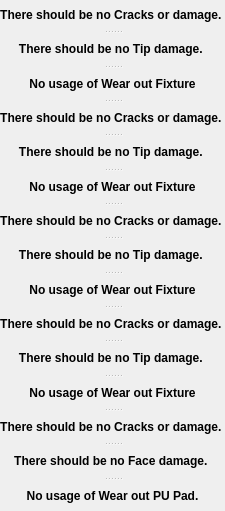
  <widget class="QSplitter" name="splitter_5">
   <property name="geometry">
    <rect>
     <x>840</x>
     <y>220</y>
     <width>218</width>
     <height>511</height>
    </rect>
   </property>
   <property name="orientation">
    <enum>Qt::Vertical</enum>
   </property>
   <widget class="QLabel" name="label_39">
    <property name="text">
     <string>&lt;html&gt;&lt;head/&gt;&lt;body&gt;&lt;p align=&quot;center&quot;&gt;&lt;span style=&quot; font-weight:600;&quot;&gt;There should be no Cracks or damage. &lt;/span&gt;&lt;/p&gt;&lt;/body&gt;&lt;/html&gt;</string>
    </property>
   </widget>
   <widget class="QLabel" name="label_41">
    <property name="text">
     <string>&lt;html&gt;&lt;head/&gt;&lt;body&gt;&lt;p align=&quot;center&quot;&gt;&lt;span style=&quot; font-weight:600;&quot;&gt;There should be no Tip damage. &lt;/span&gt;&lt;/p&gt;&lt;/body&gt;&lt;/html&gt;</string>
    </property>
   </widget>
   <widget class="QLabel" name="label_43">
    <property name="text">
     <string>&lt;html&gt;&lt;head/&gt;&lt;body&gt;&lt;p align=&quot;center&quot;&gt;&lt;span style=&quot; font-weight:600;&quot;&gt;No usage of Wear out Fixture&lt;/span&gt;&lt;/p&gt;&lt;/body&gt;&lt;/html&gt;</string>
    </property>
   </widget>
   <widget class="QLabel" name="label_47">
    <property name="text">
     <string>&lt;html&gt;&lt;head/&gt;&lt;body&gt;&lt;p align=&quot;center&quot;&gt;&lt;span style=&quot; font-weight:600;&quot;&gt;There should be no Cracks or damage. &lt;/span&gt;&lt;/p&gt;&lt;/body&gt;&lt;/html&gt;</string>
    </property>
   </widget>
   <widget class="QLabel" name="label_48">
    <property name="text">
     <string>&lt;html&gt;&lt;head/&gt;&lt;body&gt;&lt;p align=&quot;center&quot;&gt;&lt;span style=&quot; font-weight:600;&quot;&gt;There should be no Tip damage. &lt;/span&gt;&lt;/p&gt;&lt;/body&gt;&lt;/html&gt;</string>
    </property>
   </widget>
   <widget class="QLabel" name="label_46">
    <property name="text">
     <string>&lt;html&gt;&lt;head/&gt;&lt;body&gt;&lt;p align=&quot;center&quot;&gt;&lt;span style=&quot; font-weight:600;&quot;&gt;No usage of Wear out Fixture&lt;/span&gt;&lt;/p&gt;&lt;/body&gt;&lt;/html&gt;</string>
    </property>
   </widget>
   <widget class="QLabel" name="label_50">
    <property name="text">
     <string>&lt;html&gt;&lt;head/&gt;&lt;body&gt;&lt;p align=&quot;center&quot;&gt;&lt;span style=&quot; font-weight:600;&quot;&gt;There should be no Cracks or damage. &lt;/span&gt;&lt;/p&gt;&lt;/body&gt;&lt;/html&gt;</string>
    </property>
   </widget>
   <widget class="QLabel" name="label_51">
    <property name="text">
     <string>&lt;html&gt;&lt;head/&gt;&lt;body&gt;&lt;p align=&quot;center&quot;&gt;&lt;span style=&quot; font-weight:600;&quot;&gt;There should be no Tip damage. &lt;/span&gt;&lt;/p&gt;&lt;/body&gt;&lt;/html&gt;</string>
    </property>
   </widget>
   <widget class="QLabel" name="label_49">
    <property name="text">
     <string>&lt;html&gt;&lt;head/&gt;&lt;body&gt;&lt;p align=&quot;center&quot;&gt;&lt;span style=&quot; font-weight:600;&quot;&gt;No usage of Wear out Fixture&lt;/span&gt;&lt;/p&gt;&lt;/body&gt;&lt;/html&gt;</string>
    </property>
   </widget>
   <widget class="QLabel" name="label_52">
    <property name="text">
     <string>&lt;html&gt;&lt;head/&gt;&lt;body&gt;&lt;p align=&quot;center&quot;&gt;&lt;span style=&quot; font-weight:600;&quot;&gt;There should be no Cracks or damage. &lt;/span&gt;&lt;/p&gt;&lt;/body&gt;&lt;/html&gt;</string>
    </property>
   </widget>
   <widget class="QLabel" name="label_53">
    <property name="text">
     <string>&lt;html&gt;&lt;head/&gt;&lt;body&gt;&lt;p align=&quot;center&quot;&gt;&lt;span style=&quot; font-weight:600;&quot;&gt;There should be no Tip damage. &lt;/span&gt;&lt;/p&gt;&lt;/body&gt;&lt;/html&gt;</string>
    </property>
   </widget>
   <widget class="QLabel" name="label_54">
    <property name="text">
     <string>&lt;html&gt;&lt;head/&gt;&lt;body&gt;&lt;p align=&quot;center&quot;&gt;&lt;span style=&quot; font-weight:600;&quot;&gt;No usage of Wear out Fixture&lt;/span&gt;&lt;/p&gt;&lt;/body&gt;&lt;/html&gt;</string>
    </property>
   </widget>
   <widget class="QLabel" name="label_42">
    <property name="text">
     <string>&lt;html&gt;&lt;head/&gt;&lt;body&gt;&lt;p align=&quot;center&quot;&gt;&lt;span style=&quot; font-weight:600;&quot;&gt;There should be no Cracks or damage. &lt;/span&gt;&lt;/p&gt;&lt;/body&gt;&lt;/html&gt;</string>
    </property>
   </widget>
   <widget class="QLabel" name="label_44">
    <property name="text">
     <string>&lt;html&gt;&lt;head/&gt;&lt;body&gt;&lt;p align=&quot;center&quot;&gt;&lt;span style=&quot; font-weight:600;&quot;&gt;There should be no Face damage. &lt;/span&gt;&lt;/p&gt;&lt;/body&gt;&lt;/html&gt;</string>
    </property>
   </widget>
   <widget class="QLabel" name="label_45">
    <property name="text">
     <string>&lt;html&gt;&lt;head/&gt;&lt;body&gt;&lt;p align=&quot;center&quot;&gt;&lt;span style=&quot; font-weight:600;&quot;&gt;No usage of Wear out PU Pad.&lt;/span&gt;&lt;/p&gt;&lt;/body&gt;&lt;/html&gt;</string>
    </property>
   </widget>
  </widget>
